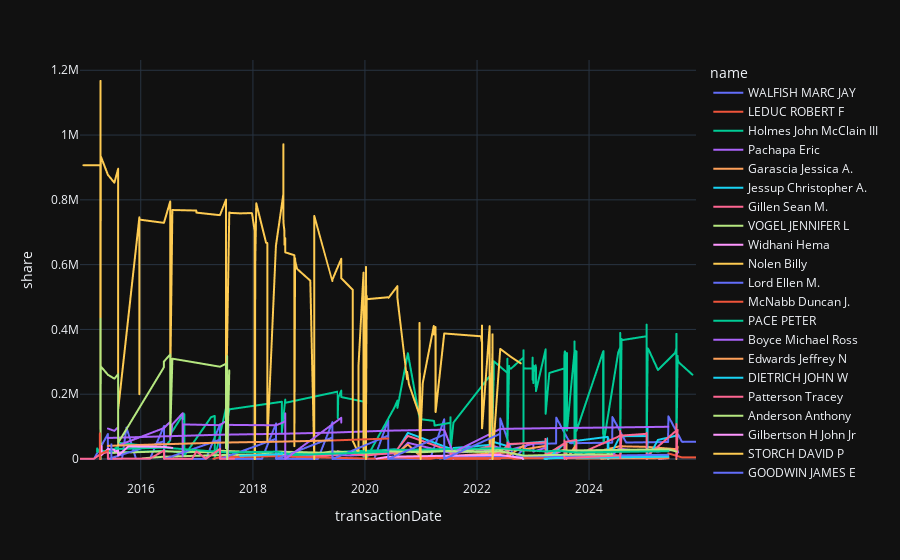

Notebook source saved alongside this figure:
### Code cell
df = pd.DataFrame(form_4s["data"]).set_index("name")
fig1 = px.line(df, x = "transactionDate", y = "share", color = df.index)
fig1

### Figure 1 — Plotly figure (JSON) as saved in the notebook; plotly's stock layout.template omitted (floating-point values rounded to 4 significant figures; data arrays with more than 128 entries replaced by an {"elided": "..."} marker saying what was removed)
{"data": [{"hovertemplate": "name=WALFISH MARC JAY<br>transactionDate=%{x}<br>share=%{y}<extra></extra>", "legendgroup": "WALFISH MARC JAY", "line": {"color": "#636efa", "dash": "solid"}, "marker": {"symbol": "circle"}, "mode": "lines", "name": "WALFISH MARC JAY", "showlegend": true, "x": ["2025-11-28", "2025-08-29", "2025-06-01", "2025-05-30", "2025-02-28", "2024-11-29", "2024-08-30", "2024-06-01", "2024-05-31", "2024-02-29", "2023-11-30", "2023-08-31", "2023-06-01", "2023-05-31", "2023-02-28", "2022-11-30", "2022-08-31", "2022-06-01", "2022-05-31", "2022-02-28", "2021-11-30", "2021-08-31", "2021-06-01", "2021-06-01", "2021-03-01", "2020-11-30", "2020-08-31", "2020-06-01", "2020-06-01", "2020-03-02", "2019-12-02", "2019-09-03", "2019-06-03", "2019-06-03", "2019-03-01", "2018-09-04", "2018-09-04", "2018-06-01", "2018-06-01", "2018-03-01", "2017-12-01", "2017-09-01", "2017-06-01", "2017-06-01", "2017-03-01", "2016-12-01", "2016-09-01", "2016-06-01", "2016-06-01", "2016-03-01", "2015-12-01", "2015-09-30", "2015-09-01", "2015-06-01", "2015-06-01", "2015-03-02", "2014-12-01"], "xaxis": "x", "y": [53442, 53006, 131740, 52527, 51937, 51379, 50858, 129542, 50307, 49796, 49253, 48730, 127641, 47898, 47275, 46700, 1020, 125215, 493, 528, 727, 1057, 293, 122641, 301, 352, 646, 562, 119704, 415, 354, 378, 484, 113728, 398, 271, 463, 414, 109806, 302, 451, 420, 437, 107158, 437, 541, 477, 639, 102158, 687, 595, 97158, 609, 582, 77158, 408, 488], "yaxis": "y", "type": "scattergl"}, {"hovertemplate": "name=LEDUC ROBERT F<br>transactionDate=%{x}<br>share=%{y}<extra></extra>", "legendgroup": "LEDUC ROBERT F", "line": {"color": "#EF553B", "dash": "solid"}, "marker": {"symbol": "circle"}, "mode": "lines", "name": "LEDUC ROBERT F", "showlegend": true, "x": ["2025-11-28", "2025-08-29", "2025-06-01", "2025-05-30", "2025-02-28", "2024-11-29", "2024-08-30", "2024-06-01", "2024-05-31", "2024-02-29", "2023-11-30", "2023-08-31", "2023-06-01", "2023-05-31", "2023-02-28", "2022-11-30", "2022-08-31", "2022-06-01", "2022-05-31", "2022-02-28", "2021-11-30", "2021-08-31", "2021-06-01", "2021-06-01", "2021-03-01", "2020-07-13"], "xaxis": "x", "y": [5092, 4920, 17325, 4732, 4500, 4281, 4076, 15127, 3859, 3659, 3445, 3240, 13226, 3008, 2724, 2462, 332, 10800, 296, 317, 436, 421, 176, 8226, 178, 5289], "yaxis": "y", "type": "scattergl"}, {"hovertemplate": "name=Holmes John McClain III<br>transactionDate=%{x}<br>share=%{y}<extra></extra>", "legendgroup": "Holmes John McClain III", "line": {"color": "#00cc96", "dash": "solid"}, "marker": {"symbol": "circle"}, "mode": "lines", "name": "Holmes John McClain III", "showlegend": true, "x": {"elided": "218 str values"}, "xaxis": "x", "y": {"elided": "218 int values"}, "yaxis": "y", "type": "scattergl"}, {"hovertemplate": "name=Pachapa Eric<br>transactionDate=%{x}<br>share=%{y}<extra></extra>", "legendgroup": "Pachapa Eric", "line": {"color": "#ab63fa", "dash": "solid"}, "marker": {"symbol": "circle"}, "mode": "lines", "name": "Pachapa Eric", "showlegend": true, "x": ["2025-08-04", "2025-07-31", "2025-07-31", "2025-07-23", "2025-07-23", "2025-07-23", "2025-07-23", "2025-07-23", "2025-07-23", "2025-07-23", "2025-07-15", "2025-03-25", "2025-01-10", "2024-07-31", "2024-07-31", "2024-07-22", "2024-07-22", "2024-07-22", "2024-07-09", "2024-05-06", "2024-05-06", "2024-05-06", "2024-05-06", "2023-10-10", "2023-10-10", "2023-10-10", "2023-08-07", "2023-08-07", "2023-08-07", "2023-08-07", "2023-08-07", "2023-08-07", "2023-08-07", "2023-08-07", "2023-08-07", "2023-07-31", "2023-07-25", "2023-07-25", "2023-07-25", "2023-07-25", "2023-07-25", "2023-07-25", "2023-07-24", "2023-07-24", "2023-07-24", "2023-03-29", "2023-03-29", "2023-03-29", "2023-03-29", "2023-03-29", "2023-03-29", "2023-03-29", "2023-03-29", "2023-03-29", "2023-01-03", "2023-01-03", "2023-01-03", "2022-07-29", "2022-07-29", "2022-07-18", "2022-07-18", "2022-07-18", "2022-03-29", "2022-03-29", "2022-03-29", "2022-03-29", "2022-03-29", "2022-03-29", "2022-03-28", "2022-03-28", "2022-03-28", "2022-03-28", "2022-03-28", "2022-03-28", "2022-03-25", "2022-03-25", "2021-07-31", "2021-07-30", "2021-07-30", "2021-07-30", "2021-07-12", "2021-07-12", "2021-07-12", "2021-07-12", "2020-10-07", "2020-07-31", "2020-07-13", "2019-09-30", "2019-07-31", "2019-07-08", "2019-07-08", "2018-08-02", "2018-08-02", "2018-08-02", "2018-08-02", "2018-07-31", "2018-07-09", "2018-07-09", "2017-07-10", "2017-07-10"], "xaxis": "x", "y": [20385, 25385, 26453, 3837, 3130, 31163, 33074, 36911, 33074, 29674, 28539, 22719, 24342, 30842, 31604, 3440, 35425, 31500, 30190, 7, 25015, 30122, 30136, 7674, 30122, 34122, 3810, 1620, 11674, 30122, 32027, 30122, 31742, 30122, 35122, 30122, 16674, 0, 32951, 35797, 32951, 42101, 3185, 32951, 28801, 3240, 19520, 0, 27416, 29036, 27416, 30916, 27416, 35266, 23020, 27416, 47416, 27416, 28138, 5715, 31160, 26350, 43020, 7850, 23940, 30940, 39649, 32649, 0, 16559, 19440, 23940, 23940, 28881, 21, 23940, 20406, 0, 20818, 25218, 4860, 20818, 22014, 18564, 50020, 16834, 17274, 10889, 11889, 15750, 12151, 7826, 9626, 10826, 10226, 9626, 9150, 11088, 5100, 8488], "yaxis": "y", "type": "scattergl"}, {"hovertemplate": "name=Garascia Jessica A.<br>transactionDate=%{x}<br>share=%{y}<extra></extra>", "legendgroup": "Garascia Jessica A.", "line": {"color": "#FFA15A", "dash": "solid"}, "marker": {"symbol": "circle"}, "mode": "lines", "name": "Garascia Jessica A.", "showlegend": true, "x": ["2025-07-31", "2025-07-31", "2025-07-23", "2025-07-23", "2025-07-23", "2025-07-23", "2025-07-23", "2025-07-23", "2025-07-23", "2025-07-23", "2025-07-23", "2025-07-23", "2025-07-23", "2025-07-23", "2025-07-15", "2025-01-10", "2024-07-31", "2024-07-31", "2024-07-22", "2024-07-22", "2024-07-22", "2024-07-09", "2024-04-09", "2023-10-06", "2023-10-06", "2023-10-06", "2023-10-06", "2023-10-06", "2023-10-06", "2023-08-07", "2023-08-07", "2023-08-07", "2023-07-24", "2023-07-24", "2023-07-24", "2023-03-27", "2023-03-27", "2023-03-27", "2022-10-31", "2022-10-31", "2022-10-31", "2022-07-18", "2022-07-18", "2022-07-18", "2021-07-12", "2021-07-12", "2021-07-12", "2020-12-31", "2020-10-07", "2020-07-13"], "xaxis": "x", "y": [34344, 38236, 2965, 1579, 0, 5850, 39117, 40006, 39117, 40300, 39117, 40676, 39117, 32772, 30657, 37565, 39065, 40532, 6415, 47875, 40550, 38110, 28165, 4734, 3118, 35517, 37883, 35517, 41749, 0, 35517, 50295, 5335, 35517, 28567, 14778, 26247, 40799, 29330, 26247, 41247, 7100, 26247, 20277, 9350, 15702, 10662, 7352, 44330, 13200], "yaxis": "y", "type": "scattergl"}, {"hovertemplate": "name=Jessup Christopher A.<br>transactionDate=%{x}<br>share=%{y}<extra></extra>", "legendgroup": "Jessup Christopher A.", "line": {"color": "#19d3f3", "dash": "solid"}, "marker": {"symbol": "circle"}, "mode": "lines", "name": "Jessup Christopher A.", "showlegend": true, "x": ["2025-07-31", "2025-07-31", "2025-07-23", "2025-07-23", "2025-07-23", "2025-07-15", "2025-03-25", "2025-01-16", "2025-01-16", "2025-01-16", "2025-01-16", "2025-01-15", "2025-01-15", "2025-01-15", "2024-07-31", "2024-07-31", "2024-07-22", "2024-07-22", "2024-07-22", "2024-07-09", "2024-05-06", "2024-05-06", "2024-05-06", "2024-05-06", "2024-05-06", "2024-05-06", "2024-05-03", "2024-05-03", "2024-05-03", "2024-05-03", "2024-05-03", "2024-05-03", "2024-05-02", "2024-05-02", "2024-05-02", "2023-07-31", "2023-07-24", "2023-07-24", "2023-07-24", "2023-04-03", "2023-04-03", "2023-04-03", "2023-03-28", "2023-03-28", "2023-03-28", "2023-03-27", "2023-03-27", "2023-03-27", "2023-03-27", "2023-03-27", "2023-03-27", "2022-07-29", "2022-07-29", "2022-07-18", "2022-07-18", "2022-07-18", "2022-04-11", "2022-04-11", "2022-04-11", "2022-04-11", "2022-04-11", "2022-04-11", "2022-04-11", "2022-04-08", "2022-04-08", "2022-04-08", "2022-04-08", "2022-03-28", "2022-03-28", "2022-03-28", "2022-03-28", "2022-03-25", "2022-03-25", "2021-07-31", "2021-07-12", "2021-07-12", "2021-07-12", "2021-07-12", "2020-10-07", "2020-07-31", "2020-07-13", "2019-07-31", "2019-07-08", "2019-07-08"], "xaxis": "x", "y": [74738, 76987, 10900, 86925, 75105, 71165, 58883, 0, 63209, 70297, 96690, 26393, 70297, 70797, 70297, 71485, 11540, 77433, 64253, 59858, 0, 2528, 51803, 62680, 51803, 56855, 10877, 0, 51803, 65176, 51803, 53403, 1600, 51803, 68503, 51803, 6715, 56366, 47611, 0, 44691, 63800, 19109, 44691, 49848, 24266, 0, 44691, 47316, 44691, 54025, 44691, 45668, 12065, 49990, 39840, 53784, 0, 34765, 61656, 34765, 36766, 34765, 2001, 40306, 43506, 40306, 5201, 43206, 44006, 43206, 59, 43606, 33842, 7580, 34665, 37057, 31687, 80675, 28965, 29727, 19427, 24250, 20559], "yaxis": "y", "type": "scattergl"}, {"hovertemplate": "name=Gillen Sean M.<br>transactionDate=%{x}<br>share=%{y}<extra></extra>", "legendgroup": "Gillen Sean M.", "line": {"color": "#FF6692", "dash": "solid"}, "marker": {"symbol": "circle"}, "mode": "lines", "name": "Gillen Sean M.", "showlegend": true, "x": ["2025-07-31", "2025-07-31", "2025-07-23", "2025-07-23", "2025-07-23", "2025-07-23", "2025-07-23", "2025-07-23", "2025-07-23", "2025-07-23", "2025-07-23", "2025-07-23", "2025-07-23", "2025-07-23", "2025-07-23", "2025-07-23", "2025-07-23", "2025-07-15", "2025-01-10", "2025-01-10", "2025-01-10", "2025-01-10", "2025-01-10", "2025-01-10", "2025-01-10", "2025-01-10", "2025-01-10", "2024-07-31", "2024-07-31", "2024-07-22", "2024-07-22", "2024-07-22", "2024-07-09", "2023-10-10", "2023-10-10", "2023-10-10", "2023-10-10", "2023-10-10", "2023-10-10", "2023-10-10", "2023-10-10", "2023-10-10", "2023-07-31", "2023-07-24", "2023-07-24", "2023-07-24", "2023-03-23", "2023-03-23", "2023-03-23", "2023-03-23", "2023-03-23", "2023-03-23", "2023-03-23", "2023-03-23", "2023-03-23", "2022-08-01", "2022-07-29", "2022-07-18", "2022-07-18", "2022-07-18", "2022-03-28", "2022-03-28", "2022-03-28", "2022-03-28", "2022-03-28", "2022-03-28", "2022-03-28", "2022-03-28", "2022-03-28", "2021-07-12", "2021-07-12", "2021-07-12", "2020-10-07", "2020-07-13", "2019-12-31", "2019-07-08", "2019-07-08", "2019-01-15", "2019-01-15"], "xaxis": "x", "y": [87681, 89930, 4715, 8065, 3970, 39870, 10550, 99868, 101868, 99868, 103868, 99868, 103868, 99868, 107868, 99868, 88423, 84608, 7970, 47870, 0, 72326, 76326, 72326, 80326, 72326, 77711, 72326, 74674, 11540, 86414, 73234, 68839, 11970, 55870, 5385, 52939, 55939, 52939, 58939, 52939, 58939, 52939, 6715, 56975, 48220, 11385, 45300, 51300, 0, 61870, 45300, 59550, 45300, 51300, 46332, 45300, 12065, 50654, 40504, 0, 14250, 67870, 35429, 42159, 52159, 55659, 48929, 38929, 14970, 35429, 24829, 71370, 19508, 10398, 24250, 13380, 6739, 6739], "yaxis": "y", "type": "scattergl"}, {"hovertemplate": "name=VOGEL JENNIFER L<br>transactionDate=%{x}<br>share=%{y}<extra></extra>", "legendgroup": "VOGEL JENNIFER L", "line": {"color": "#B6E880", "dash": "solid"}, "marker": {"symbol": "circle"}, "mode": "lines", "name": "VOGEL JENNIFER L", "showlegend": true, "x": ["2025-07-23", "2025-06-01", "2024-06-01", "2023-06-01", "2023-03-27", "2022-06-01", "2021-06-01", "2020-06-01", "2019-06-03", "2018-06-01", "2017-06-01", "2016-06-01", "2016-01-11"], "xaxis": "x", "y": [22970, 29970, 27772, 25871, 23445, 30445, 27871, 24801, 18713, 14791, 12103, 7083, 2083], "yaxis": "y", "type": "scattergl"}, {"hovertemplate": "name=Widhani Hema<br>transactionDate=%{x}<br>share=%{y}<extra></extra>", "legendgroup": "Widhani Hema", "line": {"color": "#FF97FF", "dash": "solid"}, "marker": {"symbol": "circle"}, "mode": "lines", "name": "Widhani Hema", "showlegend": true, "x": ["2025-06-01", "2025-03-31"], "xaxis": "x", "y": [2198, 391], "yaxis": "y", "type": "scattergl"}, {"hovertemplate": "name=Nolen Billy<br>transactionDate=%{x}<br>share=%{y}<extra></extra>", "legendgroup": "Nolen Billy", "line": {"color": "#FECB52", "dash": "solid"}, "marker": {"symbol": "circle"}, "mode": "lines", "name": "Nolen Billy", "showlegend": true, "x": ["2025-06-01", "2023-10-10"], "xaxis": "x", "y": [2198, 1562], "yaxis": "y", "type": "scattergl"}, {"hovertemplate": "name=Lord Ellen M.<br>transactionDate=%{x}<br>share=%{y}<extra></extra>", "legendgroup": "Lord Ellen M.", "line": {"color": "#636efa", "dash": "solid"}, "marker": {"symbol": "circle"}, "mode": "lines", "name": "Lord Ellen M.", "showlegend": true, "x": ["2025-06-01", "2024-06-01", "2023-06-01", "2022-06-01", "2021-06-01", "2021-05-03"], "xaxis": "x", "y": [13032, 10834, 8933, 6507, 3933, 996], "yaxis": "y", "type": "scattergl"}, {"hovertemplate": "name=McNabb Duncan J.<br>transactionDate=%{x}<br>share=%{y}<extra></extra>", "legendgroup": "McNabb Duncan J.", "line": {"color": "#EF553B", "dash": "solid"}, "marker": {"symbol": "circle"}, "mode": "lines", "name": "McNabb Duncan J.", "showlegend": true, "x": ["2025-06-01", "2024-06-01", "2023-06-01", "2022-06-01", "2021-06-01", "2020-06-01", "2020-06-01", "2019-06-03", "2018-06-01", "2017-06-01", "2017-04-18"], "xaxis": "x", "y": [2198, 1901, 2426, 2574, 2937, 5976, 43, 3922, 8273, 5625, 625], "yaxis": "y", "type": "scattergl"}, {"hovertemplate": "name=PACE PETER<br>transactionDate=%{x}<br>share=%{y}<extra></extra>", "legendgroup": "PACE PETER", "line": {"color": "#00cc96", "dash": "solid"}, "marker": {"symbol": "circle"}, "mode": "lines", "name": "PACE PETER", "showlegend": true, "x": ["2025-06-01", "2024-06-01", "2023-10-12", "2023-06-01", "2023-03-27", "2022-06-01", "2021-06-01", "2020-06-01", "2019-06-03", "2019-03-29", "2018-10-02", "2018-06-01", "2018-04-03", "2017-06-01", "2016-09-26", "2016-06-01", "2015-07-17", "2015-06-01"], "xaxis": "x", "y": [24121, 21923, 20022, 25583, 23157, 33157, 30583, 27646, 21670, 17748, 17748, 22748, 20100, 25048, 20048, 25048, 20049, 25049], "yaxis": "y", "type": "scattergl"}, {"hovertemplate": "name=Boyce Michael Ross<br>transactionDate=%{x}<br>share=%{y}<extra></extra>", "legendgroup": "Boyce Michael Ross", "line": {"color": "#ab63fa", "dash": "solid"}, "marker": {"symbol": "circle"}, "mode": "lines", "name": "Boyce Michael Ross", "showlegend": true, "x": ["2025-06-01", "2024-06-01", "2023-06-01", "2022-06-01", "2021-07-28", "2021-06-01", "2020-06-01", "2019-06-03", "2018-06-01", "2017-06-01", "2016-06-01", "2015-06-01"], "xaxis": "x", "y": [99540, 97342, 95441, 93015, 20000, 90441, 87504, 81528, 77606, 74958, 69958, 64938], "yaxis": "y", "type": "scattergl"}, {"hovertemplate": "name=Edwards Jeffrey N<br>transactionDate=%{x}<br>share=%{y}<extra></extra>", "legendgroup": "Edwards Jeffrey N", "line": {"color": "#FFA15A", "dash": "solid"}, "marker": {"symbol": "circle"}, "mode": "lines", "name": "Edwards Jeffrey N", "showlegend": true, "x": ["2025-06-01", "2024-06-01", "2024-03-19"], "xaxis": "x", "y": [4591, 2393, 492], "yaxis": "y", "type": "scattergl"}, {"hovertemplate": "name=DIETRICH JOHN W<br>transactionDate=%{x}<br>share=%{y}<extra></extra>", "legendgroup": "DIETRICH JOHN W", "line": {"color": "#19d3f3", "dash": "solid"}, "marker": {"symbol": "circle"}, "mode": "lines", "name": "DIETRICH JOHN W", "showlegend": true, "x": ["2025-06-01", "2024-06-01", "2023-06-01", "2023-03-16"], "xaxis": "x", "y": [7062, 4864, 2963, 537], "yaxis": "y", "type": "scattergl"}, {"hovertemplate": "name=Patterson Tracey<br>transactionDate=%{x}<br>share=%{y}<extra></extra>", "legendgroup": "Patterson Tracey", "line": {"color": "#FF6692", "dash": "solid"}, "marker": {"symbol": "circle"}, "mode": "lines", "name": "Patterson Tracey", "showlegend": true, "x": ["2024-07-22", "2024-07-22", "2024-07-22", "2023-07-24", "2023-07-24", "2023-07-24"], "xaxis": "x", "y": [2745, 14135, 11000, 2765, 9955, 6350], "yaxis": "y", "type": "scattergl"}, {"hovertemplate": "name=Anderson Anthony<br>transactionDate=%{x}<br>share=%{y}<extra></extra>", "legendgroup": "Anderson Anthony", "line": {"color": "#B6E880", "dash": "solid"}, "marker": {"symbol": "circle"}, "mode": "lines", "name": "Anderson Anthony", "showlegend": true, "x": ["2024-06-01", "2023-06-01", "2022-11-04", "2022-06-01", "2022-01-26", "2021-06-01", "2021-01-06", "2020-06-01", "2020-01-13", "2019-06-03", "2019-04-02", "2018-06-01", "2018-03-27", "2017-06-01", "2017-05-16", "2016-06-01", "2015-06-01"], "xaxis": "x", "y": [14661, 12760, 10334, 24334, 21760, 24010, 20964, 23664, 17564, 23463, 19469, 23084, 20411, 25291, 20291, 23513, 18430], "yaxis": "y", "type": "scattergl"}, {"hovertemplate": "name=Gilbertson H John Jr<br>transactionDate=%{x}<br>share=%{y}<extra></extra>", "legendgroup": "Gilbertson H John Jr", "line": {"color": "#FF97FF", "dash": "solid"}, "marker": {"symbol": "circle"}, "mode": "lines", "name": "Gilbertson H John Jr", "showlegend": true, "x": ["2022-10-27", "2022-10-25", "2022-06-01", "2021-06-01", "2020-06-01", "2020-03-17"], "xaxis": "x", "y": [0, 2574, 12468, 9894, 6957, 981], "yaxis": "y", "type": "scattergl"}, {"hovertemplate": "name=STORCH DAVID P<br>transactionDate=%{x}<br>share=%{y}<extra></extra>", "legendgroup": "STORCH DAVID P", "line": {"color": "#FECB52", "dash": "solid"}, "marker": {"symbol": "circle"}, "mode": "lines", "name": "STORCH DAVID P", "showlegend": true, "x": {"elided": "141 str values"}, "xaxis": "x", "y": {"elided": "141 int values"}, "yaxis": "y", "type": "scattergl"}, {"hovertemplate": "name=GOODWIN JAMES E<br>transactionDate=%{x}<br>share=%{y}<extra></extra>", "legendgroup": "GOODWIN JAMES E", "line": {"color": "#636efa", "dash": "solid"}, "marker": {"symbol": "circle"}, "mode": "lines", "name": "GOODWIN JAMES E", "showlegend": true, "x": ["2022-06-01", "2021-06-01", "2021-06-01", "2020-06-01", "2020-06-01", "2019-06-04", "2019-06-03", "2018-06-05", "2018-06-01", "2017-06-02", "2017-06-01", "2016-06-03", "2016-06-01", "2015-06-03", "2015-06-01"], "xaxis": "x", "y": [77872, 38, 75298, 137, 72361, 86, 66385, 56, 62463, 101, 59815, 81, 54815, 76, 49815], "yaxis": "y", "type": "scattergl"}, {"hovertemplate": "name=Kelly Patrick J<br>transactionDate=%{x}<br>share=%{y}<extra></extra>", "legendgroup": "Kelly Patrick J", "line": {"color": "#EF553B", "dash": "solid"}, "marker": {"symbol": "circle"}, "mode": "lines", "name": "Kelly Patrick J", "showlegend": true, "x": ["2020-06-01", "2019-06-03", "2018-06-01", "2017-06-01", "2016-06-01", "2015-06-01"], "xaxis": "x", "y": [63181, 57205, 53283, 50635, 45620, 40620], "yaxis": "y", "type": "scattergl"}, {"hovertemplate": "name=WOODARD RONALD B<br>transactionDate=%{x}<br>share=%{y}<extra></extra>", "legendgroup": "WOODARD RONALD B", "line": {"color": "#00cc96", "dash": "solid"}, "marker": {"symbol": "circle"}, "mode": "lines", "name": "WOODARD RONALD B", "showlegend": true, "x": ["2020-06-01", "2019-06-03", "2018-09-27", "2018-06-01", "2017-07-13", "2016-06-01", "2015-06-01"], "xaxis": "x", "y": [22380, 16404, 12481, 22721, 20073, 35073, 30073], "yaxis": "y", "type": "scattergl"}, {"hovertemplate": "name=Regan Robert J<br>transactionDate=%{x}<br>share=%{y}<extra></extra>", "legendgroup": "Regan Robert J", "line": {"color": "#ab63fa", "dash": "solid"}, "marker": {"symbol": "circle"}, "mode": "lines", "name": "Regan Robert J", "showlegend": true, "x": ["2019-07-31", "2019-07-31", "2018-07-31", "2018-07-31", "2018-07-31", "2018-07-31", "2018-07-31", "2018-07-09", "2018-05-31", "2017-07-31", "2017-07-25", "2017-07-21", "2017-07-21", "2017-07-21", "2017-07-21", "2017-07-21", "2017-07-10", "2017-07-10", "2017-07-10", "2017-05-31", "2016-10-03", "2016-09-30", "2016-09-30", "2016-09-30", "2016-07-25", "2016-07-11", "2016-07-11", "2016-05-31", "2015-08-07", "2015-08-07", "2015-07-13", "2015-06-01"], "xaxis": "x", "y": [112452, 127326, 0, 108461, 116777, 141016, 116777, 111343, 104063, 105215, 105553, 0, 0, 106331, 134193, 114193, 47000, 105553, 117414, 104414, 106754, 8640, 120756, 141314, 106754, 60000, 114674, 95424, 41711, 98496, 86775, 93975], "yaxis": "y", "type": "scattergl"}, {"hovertemplate": "name=BOBINS NORMAN<br>transactionDate=%{x}<br>share=%{y}<extra></extra>", "legendgroup": "BOBINS NORMAN", "line": {"color": "#FFA15A", "dash": "solid"}, "marker": {"symbol": "circle"}, "mode": "lines", "name": "BOBINS NORMAN", "showlegend": true, "x": ["2019-06-03", "2018-06-01", "2017-06-01", "2016-06-01", "2015-06-01"], "xaxis": "x", "y": [57225, 53303, 50573, 45573, 40573], "yaxis": "y", "type": "scattergl"}, {"hovertemplate": "name=MILLIGAN MICHAEL D<br>transactionDate=%{x}<br>share=%{y}<extra></extra>", "legendgroup": "MILLIGAN MICHAEL D", "line": {"color": "#19d3f3", "dash": "solid"}, "marker": {"symbol": "circle"}, "mode": "lines", "name": "MILLIGAN MICHAEL D", "showlegend": true, "x": ["2018-07-09", "2018-07-09", "2017-10-10", "2017-10-10"], "xaxis": "x", "y": [18300, 14890, 9690, 9690], "yaxis": "y", "type": "scattergl"}, {"hovertemplate": "name=FOGLEMAN RONALD R<br>transactionDate=%{x}<br>share=%{y}<extra></extra>", "legendgroup": "FOGLEMAN RONALD R", "line": {"color": "#FF6692", "dash": "solid"}, "marker": {"symbol": "circle"}, "mode": "lines", "name": "FOGLEMAN RONALD R", "showlegend": true, "x": ["2017-09-01", "2017-06-01", "2017-06-01", "2017-03-01", "2016-12-29", "2016-12-01", "2016-09-01", "2016-06-01", "2016-06-01", "2016-03-01", "2015-12-01", "2015-09-01", "2015-06-01", "2015-06-01", "2015-04-17", "2015-03-02", "2014-12-01"], "xaxis": "x", "y": [654, 678, 31406, 679, 23406, 813, 763, 990, 26406, 1071, 926, 1157, 679, 21406, 16406, 649, 784], "yaxis": "y", "type": "scattergl"}, {"hovertemplate": "name=ROMENESKO TIMOTHY J<br>transactionDate=%{x}<br>share=%{y}<extra></extra>", "legendgroup": "ROMENESKO TIMOTHY J", "line": {"color": "#B6E880", "dash": "solid"}, "marker": {"symbol": "circle"}, "mode": "lines", "name": "ROMENESKO TIMOTHY J", "showlegend": true, "x": ["2017-07-31", "2017-07-17", "2017-07-17", "2017-07-17", "2017-07-10", "2017-07-10", "2017-07-10", "2017-05-31", "2016-07-25", "2016-07-11", "2016-07-11", "2016-05-31", "2016-05-31", "2015-08-07", "2015-08-07", "2015-07-13", "2015-06-01", "2015-04-15", "2015-04-14", "2015-04-14", "2015-04-14", "2015-04-14", "2015-04-14", "2015-04-14", "2015-04-14", "2015-04-13", "2015-04-13", "2015-04-13"], "xaxis": "x", "y": [273667, 0, 274465, 317665, 33250, 274465, 293739, 284989, 309695, 75000, 322895, 300895, 283391, 50134, 262072, 247985, 259985, 286089, 43200, 0, 0, 318757, 432728, 403928, 363264, 91175, 272089, 280914], "yaxis": "y", "type": "scattergl"}, {"hovertemplate": "name=SHARP MICHAEL J<br>transactionDate=%{x}<br>share=%{y}<extra></extra>", "legendgroup": "SHARP MICHAEL J", "line": {"color": "#FF97FF", "dash": "solid"}, "marker": {"symbol": "circle"}, "mode": "lines", "name": "SHARP MICHAEL J", "showlegend": true, "x": ["2016-07-25", "2016-05-31", "2015-10-12", "2015-08-07", "2015-08-07", "2015-07-17", "2015-07-13", "2015-06-01", "2015-04-21", "2015-04-21", "2015-04-21"], "xaxis": "x", "y": [34381, 37549, 38676, 10862, 26137, 23085, 28085, 30965, 12280, 33941, 39841], "yaxis": "y", "type": "scattergl"}, {"hovertemplate": "name=Fortson John C.<br>transactionDate=%{x}<br>share=%{y}<extra></extra>", "legendgroup": "Fortson John C.", "line": {"color": "#FECB52", "dash": "solid"}, "marker": {"symbol": "circle"}, "mode": "lines", "name": "Fortson John C.", "showlegend": true, "x": ["2015-08-07", "2015-08-07"], "xaxis": "x", "y": [45455, 42272], "yaxis": "y", "type": "scattergl"}, {"hovertemplate": "name=Kleiman Dany<br>transactionDate=%{x}<br>share=%{y}<extra></extra>", "legendgroup": "Kleiman Dany", "line": {"color": "#636efa", "dash": "solid"}, "marker": {"symbol": "circle"}, "mode": "lines", "name": "Kleiman Dany", "showlegend": true, "x": ["2015-06-24", "2015-06-24", "2015-06-24", "2015-06-24", "2015-06-24", "2015-06-24", "2015-06-24"], "xaxis": "x", "y": [0, 0, 22000, 14539, 45295, 25295, 15295], "yaxis": "y", "type": "scattergl"}, {"hovertemplate": "name=MARTINEZ RANDY J<br>transactionDate=%{x}<br>share=%{y}<extra></extra>", "legendgroup": "MARTINEZ RANDY J", "line": {"color": "#EF553B", "dash": "solid"}, "marker": {"symbol": "circle"}, "mode": "lines", "name": "MARTINEZ RANDY J", "showlegend": true, "x": ["2015-06-01", "2015-04-10", "2015-04-10", "2015-04-10", "2015-04-10", "2015-04-10", "2015-04-10", "2015-04-10", "2015-04-10", "2015-04-10", "2015-04-10", "2015-04-10"], "xaxis": "x", "y": [25813, 15000, 0, 0, 0, 22000, 28733, 79233, 69233, 59233, 39233, 34233], "yaxis": "y", "type": "scattergl"}], "layout": {"xaxis": {"anchor": "y", "domain": [0.0, 1.0], "title": {"text": "transactionDate"}}, "yaxis": {"anchor": "x", "domain": [0.0, 1.0], "title": {"text": "share"}}, "legend": {"title": {"text": "name"}, "tracegroupgap": 0}, "margin": {"t": 60}}}
